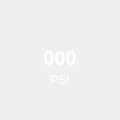
<?xml version="1.0" encoding="UTF-8"?>
<ui version="4.0">
 <class>MiniGauge</class>
 <widget class="QWidget" name="MiniGauge">
  <property name="geometry">
   <rect>
    <x>0</x>
    <y>0</y>
    <width>120</width>
    <height>120</height>
   </rect>
  </property>
  <property name="windowTitle">
   <string>MiniGauge</string>
  </property>
  <widget class="QWidget" name="MG" native="true">
   <property name="geometry">
    <rect>
     <x>0</x>
     <y>0</y>
     <width>120</width>
     <height>120</height>
    </rect>
   </property>
   <widget class="QLabel" name="MG_BG">
    <property name="geometry">
     <rect>
      <x>0</x>
      <y>0</y>
      <width>120</width>
      <height>120</height>
     </rect>
    </property>
    <property name="text">
     <string/>
    </property>
    <property name="pixmap">
     <pixmap resource="S50Resources.qrc">:/Resources/S50 Demo/Resources/S50 Demo/MiniGauge/Ellipse 8.png</pixmap>
    </property>
   </widget>
   <widget class="QLabel" name="ArcSpace">
    <property name="geometry">
     <rect>
      <x>0</x>
      <y>0</y>
      <width>120</width>
      <height>120</height>
     </rect>
    </property>
    <property name="text">
     <string/>
    </property>
   </widget>
   <widget class="QLabel" name="MG_Arc_FG">
    <property name="geometry">
     <rect>
      <x>0</x>
      <y>0</y>
      <width>120</width>
      <height>60</height>
     </rect>
    </property>
    <property name="text">
     <string/>
    </property>
    <property name="pixmap">
     <pixmap resource="S50Resources.qrc">:/Resources/S50 Demo/Resources/S50 Demo/MiniGauge/Ellipse 19.png</pixmap>
    </property>
   </widget>
   <widget class="QLabel" name="MG_Arc_FG_Rim">
    <property name="geometry">
     <rect>
      <x>0</x>
      <y>0</y>
      <width>120</width>
      <height>60</height>
     </rect>
    </property>
    <property name="text">
     <string/>
    </property>
    <property name="pixmap">
     <pixmap resource="S50Resources.qrc">:/Resources/S50 Demo/Resources/S50 Demo/MiniGauge/Ellipse 16.png</pixmap>
    </property>
   </widget>
   <widget class="QLabel" name="MG_Warning_FG_TL">
    <property name="geometry">
     <rect>
      <x>84</x>
      <y>11</y>
      <width>22</width>
      <height>21</height>
     </rect>
    </property>
    <property name="text">
     <string/>
    </property>
    <property name="pixmap">
     <pixmap resource="S50Resources.qrc">:/Resources/S50 Demo/Resources/S50 Demo/MiniGauge/Ellipse 29.png</pixmap>
    </property>
   </widget>
   <widget class="QLabel" name="MG_Warning_FG_Solid">
    <property name="geometry">
     <rect>
      <x>86</x>
      <y>11</y>
      <width>23</width>
      <height>22</height>
     </rect>
    </property>
    <property name="text">
     <string/>
    </property>
    <property name="pixmap">
     <pixmap resource="S50Resources.qrc">:/Resources/S50 Demo/Resources/S50 Demo/MiniGauge/Ellipse 27.png</pixmap>
    </property>
   </widget>
   <widget class="QLabel" name="MG_Warning_FG_Dark">
    <property name="geometry">
     <rect>
      <x>87</x>
      <y>8</y>
      <width>25</width>
      <height>24</height>
     </rect>
    </property>
    <property name="text">
     <string/>
    </property>
    <property name="pixmap">
     <pixmap resource="S50Resources.qrc">:/Resources/S50 Demo/Resources/S50 Demo/MiniGauge/Ellipse 28.png</pixmap>
    </property>
   </widget>
   <widget class="QLabel" name="MG_Critical_FG_TL">
    <property name="geometry">
     <rect>
      <x>100</x>
      <y>27</y>
      <width>17</width>
      <height>33</height>
     </rect>
    </property>
    <property name="text">
     <string/>
    </property>
    <property name="pixmap">
     <pixmap resource="S50Resources.qrc">:/Resources/S50 Demo/Resources/S50 Demo/MiniGauge/Ellipse 21.png</pixmap>
    </property>
   </widget>
   <widget class="QLabel" name="MG_Critical_FG_Solid">
    <property name="geometry">
     <rect>
      <x>102</x>
      <y>27</y>
      <width>14</width>
      <height>33</height>
     </rect>
    </property>
    <property name="text">
     <string/>
    </property>
    <property name="pixmap">
     <pixmap resource="S50Resources.qrc">:/Resources/S50 Demo/Resources/S50 Demo/MiniGauge/Ellipse 26.png</pixmap>
    </property>
   </widget>
   <widget class="QLabel" name="MG_Critical_FG_Dark">
    <property name="geometry">
     <rect>
      <x>105</x>
      <y>24</y>
      <width>15</width>
      <height>36</height>
     </rect>
    </property>
    <property name="text">
     <string/>
    </property>
    <property name="pixmap">
     <pixmap resource="S50Resources.qrc">:/Resources/S50 Demo/Resources/S50 Demo/MiniGauge/Ellipse 25.png</pixmap>
    </property>
   </widget>
   <widget class="QLabel" name="MG_Lbl_PSI">
    <property name="geometry">
     <rect>
      <x>50</x>
      <y>70</y>
      <width>20</width>
      <height>20</height>
     </rect>
    </property>
    <property name="palette">
     <palette>
      <active>
       <colorrole role="WindowText">
        <brush brushstyle="SolidPattern">
         <color alpha="255">
          <red>255</red>
          <green>255</green>
          <blue>255</blue>
         </color>
        </brush>
       </colorrole>
      </active>
      <inactive>
       <colorrole role="WindowText">
        <brush brushstyle="SolidPattern">
         <color alpha="255">
          <red>255</red>
          <green>255</green>
          <blue>255</blue>
         </color>
        </brush>
       </colorrole>
      </inactive>
      <disabled>
       <colorrole role="WindowText">
        <brush brushstyle="SolidPattern">
         <color alpha="255">
          <red>190</red>
          <green>190</green>
          <blue>190</blue>
         </color>
        </brush>
       </colorrole>
      </disabled>
     </palette>
    </property>
    <property name="text">
     <string>PSI</string>
    </property>
   </widget>
   <widget class="QLabel" name="MG_PSI_Indicator">
    <property name="geometry">
     <rect>
      <x>40</x>
      <y>48</y>
      <width>40</width>
      <height>20</height>
     </rect>
    </property>
    <property name="palette">
     <palette>
      <active>
       <colorrole role="WindowText">
        <brush brushstyle="SolidPattern">
         <color alpha="255">
          <red>255</red>
          <green>255</green>
          <blue>255</blue>
         </color>
        </brush>
       </colorrole>
      </active>
      <inactive>
       <colorrole role="WindowText">
        <brush brushstyle="SolidPattern">
         <color alpha="255">
          <red>255</red>
          <green>255</green>
          <blue>255</blue>
         </color>
        </brush>
       </colorrole>
      </inactive>
      <disabled>
       <colorrole role="WindowText">
        <brush brushstyle="SolidPattern">
         <color alpha="255">
          <red>190</red>
          <green>190</green>
          <blue>190</blue>
         </color>
        </brush>
       </colorrole>
      </disabled>
     </palette>
    </property>
    <property name="font">
     <font>
      <pointsize>15</pointsize>
      <weight>75</weight>
      <bold>true</bold>
     </font>
    </property>
    <property name="text">
     <string>000</string>
    </property>
    <property name="alignment">
     <set>Qt::AlignCenter</set>
    </property>
   </widget>
  </widget>
 </widget>
 <resources>
  <include location="S50Resources.qrc"/>
 </resources>
 <connections/>
</ui>
